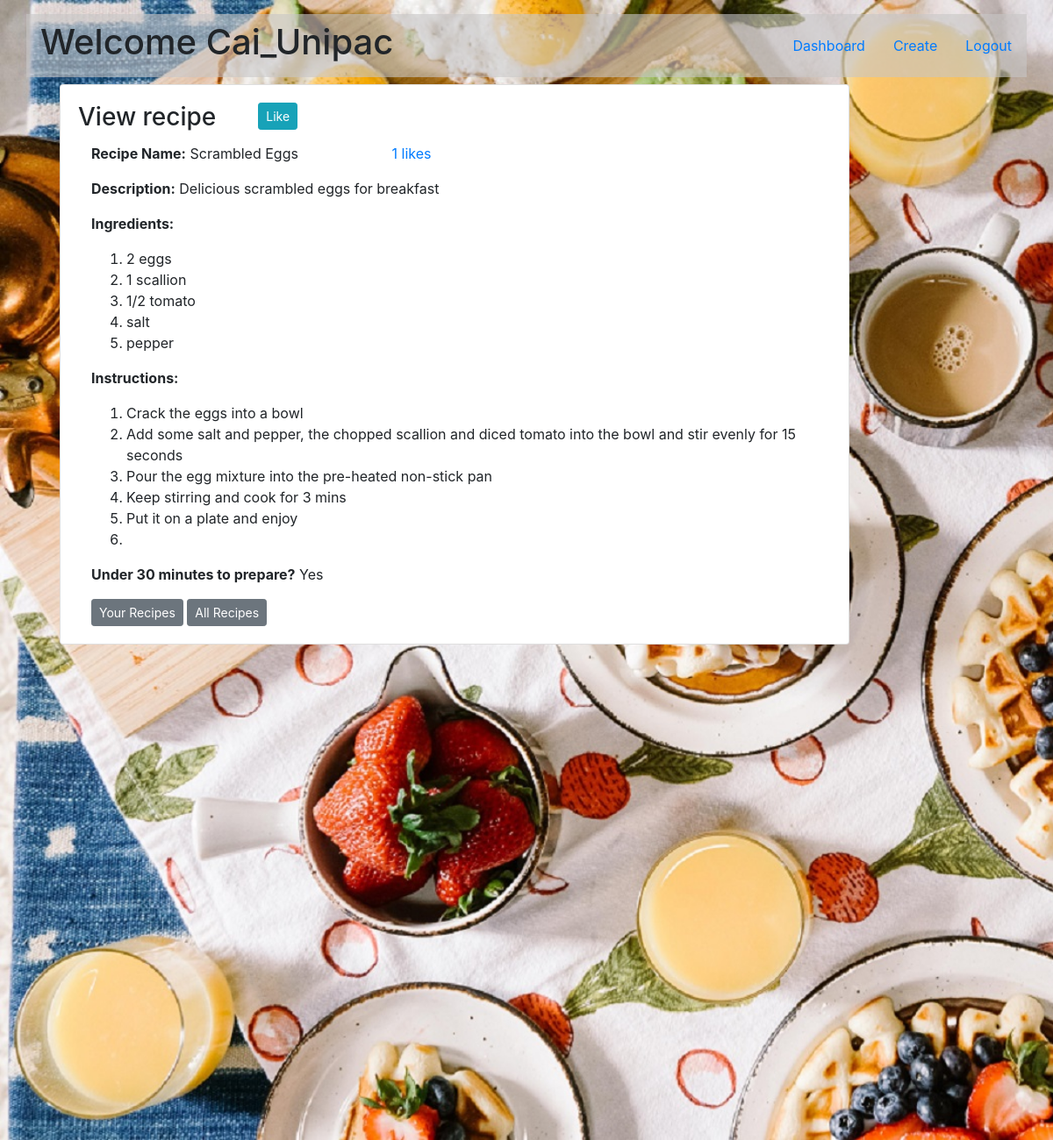
Screenshot of /instruction/4 (signed in) with the database file from the repository.
### models.py (models this page shows)
class User(db.Model):
    id = db.Column(db.Integer, primary_key=True, autoincrement=True)
    user_name = db.Column(db.String(45), nullable=False)
    email = db.Column(db.String(45), nullable=False)
    location = db.Column(db.String(45), nullable=False)
    hashed_pw = db.Column(db.String(60), nullable=False)
    birthdate = db.Column(db.String(15), nullable=False)
    created_at = db.Column(db.DateTime, server_default=func.now())
    updated_at = db.Column(
        db.DateTime, server_default=func.now(), onupdate=func.now())
    recipes_this_user_likes = db.relationship('Recipe', secondary=likes_table)

class Recipe(db.Model):
    id = db.Column(db.Integer, primary_key=True, autoincrement=True)
    name = db.Column(db.String(100), nullable=False)
    description = db.Column(db.Text, nullable=False)
    ingredients = db.Column(db.Text(), nullable=False)
    instructions = db.Column(db.Text, nullable=False)
    under30 = db.Column(db.String(3), default="Yes", nullable=False)
    author_id = db.Column(db.Integer, db.ForeignKey('user.id'), nullable=False)
    author = db.relationship('User', foreign_keys=[
                             author_id], backref='recipes', lazy=True)
    users_who_like_this_recipe = db.relationship('User', secondary=likes_table)

### controller_functions.py (the view)
def display_instruction(recipe_id):
    if session['userID']:
        user = User.query.get(session['userID'])
        recipe = Recipe.query.get(recipe_id)
        liked_recipes = []
        been_liked = False
        for recipe_user_liked in user.recipes_this_user_likes:
            liked_recipes.append(recipe_user_liked.id)
            if recipe_user_liked.id == recipe.id:
                been_liked = True
        return render_template('display_instruction.html', user=user, recipe=recipe, liked_recipes=liked_recipes, been_liked=been_liked)
    else:
        return redirect('/')

### templates/display_instruction.html (shortened to what this page needs)
<!DOCTYPE html>
<html class="no-js">
  <head>
    <link
      rel="stylesheet"
      href="https://stackpath.bootstrapcdn.com/bootstrap/4.1.3/css/bootstrap.min.css"
    />
    <link
      rel="stylesheet"
      type="text/css"
      href="{{ url_for('static', filename='styles/index.css') }}"
    />
  </head>
  <body>
    <div class="instructions pb-5">
      <div class="container pt-3">
        <nav class="navbar row transparent">
          <h1>Welcome {{ user.user_name }}</h1>
          <div class="text-right row">
            <a href="/dashboard" class="nav-link">Dashboard</a>
            <a href="/create" class="nav-link">Create</a>
            <a href="/logout" class="nav-link">Logout</a>
          </div>
        </nav>
        <div class="container">
          <div class="card card col-md-10 m-2 recipe-instruction">
            <div class="card-body">
              <div class="row">
                <h3 class="card-title mr-5">View recipe</h3>
                {% if recipe.author_id != user.id %} {% if been_liked %}
                <form
                  id="unlikeForm"
                  action="/unlike"
                  method="POST"
                  class="d-inline mt-0"
                >
                  <input
                    type="text"
                    name="recipe_id"
                    value="{{ recipe.id }}"
                    class="unlike_input"
                  />
                  <button
                    type="submit"
                    class="btn btn-sm btn-warning"
                    id="unliked"
                  >
                    Unlike
                  </button>
                </form>
                {% else %}
                <form
                  id="likeForm"
                  action="/like"
                  method="POST"
                  class="d-inline mt-0"
                >
                  <button type="submit" class="btn btn-sm btn-info" id="liked">
                    Like
                  </button>
                </form>
                {% endif %} {% endif %}
              </div>
              <div class="row">
                <p class="col-md-5">
                  <strong>Recipe Name:</strong> {{ recipe.name }}
                </p>
                <p class="text-primary">{{ liked_recipes | length }} likes</p>
              </div>
              <div>
                <p><strong>Description:</strong> {{ recipe.description }}</p>
              </div>
              <div>
                <p><strong>Ingredients:</strong></p>
                {% if recipe.ingredients %}
                <ol>
                  {% for item in recipe.ingredients.split(",") %}
                  <li>{{ item }}</li>
                  {% endfor %}
                </ol>
                {% else %}
                <p><i>It's a mystery</i></p>
                {% endif %}
              </div>
              <div>
                <p><strong>Instructions:</strong></p>
                <ol>
                  {% for step in recipe.instructions.split(".") %}
                  <li>{{ step }}</li>
                  {% endfor %}
                </ol>
              </div>
              <div>
                <p>
                  <strong>Under 30 minutes to prepare?</strong>
                  {{ recipe.under30 }}
                </p>
              </div>
              <a href="/review" class="btn btn-sm btn-secondary" type="submit">
                Your Recipes
              </a>
              <a
                href="/all_recipes"
                class="btn btn-sm btn-secondary"
                type="submit"
              >
                All Recipes
              </a>
            </div>
          </div>
        </div>
      </div>
    </div>
  </body>
</html>

### static/styles/index.css (style rules this page uses)
.transparent { background: rgba(201, 199, 199, 0.6); }
.instructions { height: 1300px; background-image: url("../img/muffin-egg-breakfast.jpg"); background-size: cover; }
.recipe-instruction { -webkit-animation-name: moveInLeft; animation-name: moveInLeft; -webkit-animation-duration: 1s; animation-duration: 1s; -webkit-animation-timing-function: ease-out; animation-timing-function: ease-out; }

### rows the page displays
User: user_name "Cai_Unipac"
Recipe: name "Scrambled Eggs", description "Delicious scrambled eggs for breakfast", under30 "Yes"

### other values shown
{{ liked_recipes | length }} "1"
{{ item }} "2 eggs" "1 scallion" "1/2 tomato" "salt" "pepper"
{{ step }} "Crack the eggs into a bowl" "Add some salt and pepper, the chopped scallion and diced tomato into the bowl and stir evenly for 15 seconds" "Pour the egg mixture into the pre-heated non-stick pan" "Keep stirring and cook for 3 mins" "Put it on a plate and enjoy"
